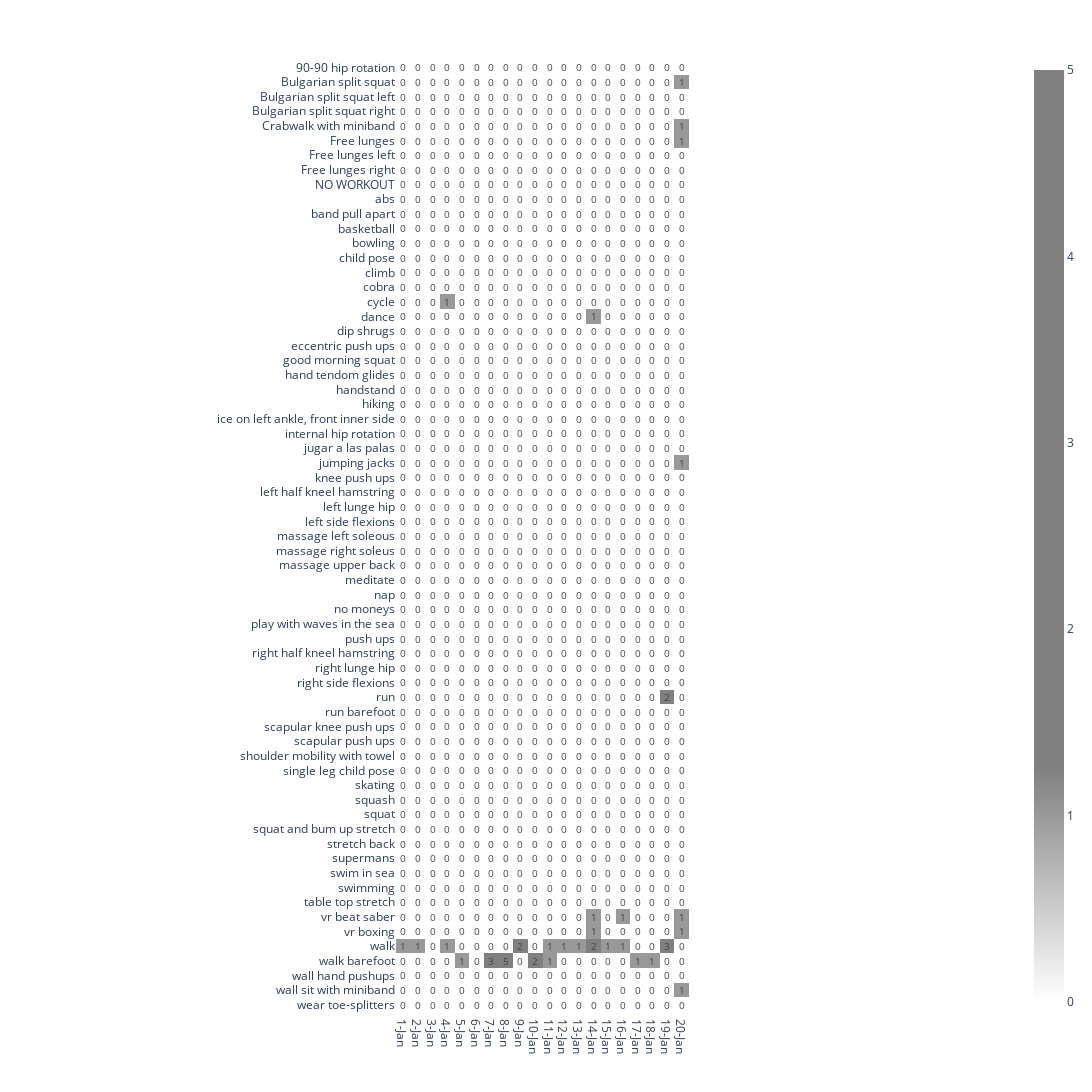

Notebook cell for this chart:
### Code cell
import plotly.express as px
import numpy as np

# how to: https://plotly.com/python/heatmaps/

(activities, dates, grid_data) = data

max_value = np.max(grid_data)

color_scale = ["white" if i == 0 else "gray" for i in np.arange(0, max_value, 1)]

fig = px.imshow(
    grid_data,
    x=dates,
    y=activities,
    text_auto=True,
    # aspect="auto",
    color_continuous_scale=color_scale,
    width=1800,
    height=1200,
)
fig.show()

### Figure 1 — Plotly figure (JSON) as saved in the notebook; plotly's stock layout.template omitted (floating-point values rounded to 4 significant figures; data arrays with more than 128 entries replaced by an {"elided": "..."} marker saying what was removed)
{"data": [{"coloraxis": "coloraxis", "hovertemplate": "x: %{x}<br>y: %{y}<br>color: %{z}<extra></extra>", "name": "0", "texttemplate": "%{z}", "type": "heatmap", "x": ["1-Jan", "2-Jan", "3-Jan", "4-Jan", "5-Jan", "6-Jan", "7-Jan", "8-Jan", "9-Jan", "10-Jan", "11-Jan", "12-Jan", "13-Jan", "14-Jan", "15-Jan", "16-Jan", "17-Jan", "18-Jan", "19-Jan", "20-Jan"], "xaxis": "x", "y": ["90-90 hip rotation", "Bulgarian split squat", "Bulgarian split squat left", "Bulgarian split squat right", "Crabwalk with miniband", "Free lunges", "Free lunges left", "Free lunges right", "NO WORKOUT", "abs", "band pull apart", "basketball", "bowling", "child pose", "climb", "cobra", "cycle", "dance", "dip shrugs", "eccentric push ups", "good morning squat", "hand tendom glides", "handstand", "hiking", "ice on left ankle, front inner side", "internal hip rotation", "jugar a las palas", "jumping jacks", "knee push ups", "left half kneel hamstring", "left lunge hip", "left side flexions", "massage left soleous", "massage right soleus", "massage upper back", "meditate", "nap", "no moneys", "play with waves in the sea", "push ups", "right half kneel hamstring", "right lunge hip", "right side flexions", "run", "run barefoot", "scapular knee push ups", "scapular push ups", "shoulder mobility with towel", "single leg child pose", "skating", "squash", "squat", "squat and bum up stretch", "stretch back", "supermans", "swim in sea", "swimming", "table top stretch", "vr beat saber", "vr boxing", "walk", "walk barefoot", "wall hand pushups", "wall sit with miniband", "wear toe-splitters"], "yaxis": "y", "z": {"elided": "65x20 int values"}}], "layout": {"coloraxis": {"colorscale": [[0, "white"], [0.25, "gray"], [0.5, "gray"], [0.75, "gray"], [1, "gray"]]}, "height": 1200, "margin": {"t": 60}, "width": 1800, "xaxis": {"anchor": "y", "constrain": "domain", "domain": [0, 1], "scaleanchor": "y"}, "yaxis": {"anchor": "x", "autorange": "reversed", "constrain": "domain", "domain": [0, 1]}}}
